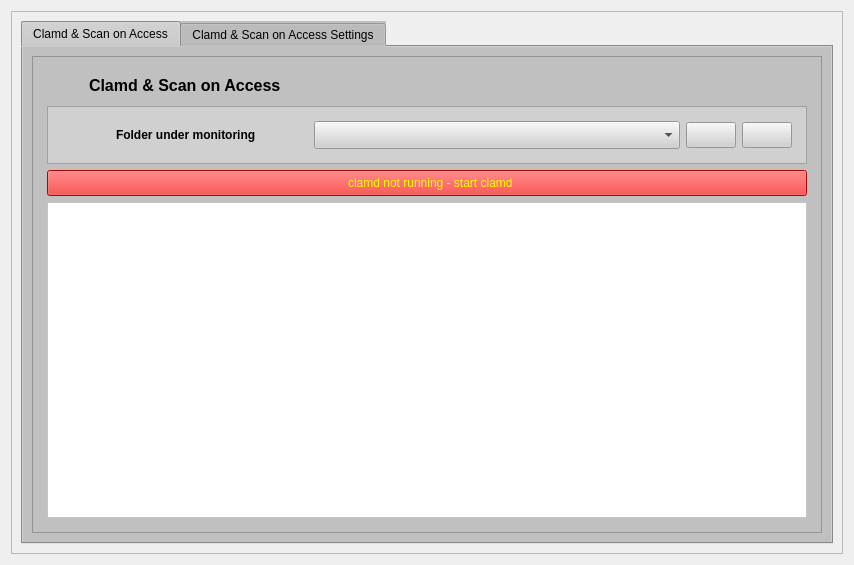
<?xml version="1.0" encoding="UTF-8"?>
<ui version="4.0">
 <class>clamdManager</class>
 <widget class="QWidget" name="clamdManager">
  <property name="geometry">
   <rect>
    <x>0</x>
    <y>0</y>
    <width>854</width>
    <height>565</height>
   </rect>
  </property>
  <property name="windowTitle">
   <string>Form</string>
  </property>
  <layout class="QGridLayout" name="gridLayout_16">
   <item row="0" column="0">
    <widget class="QFrame" name="frame">
     <property name="frameShape">
      <enum>QFrame::StyledPanel</enum>
     </property>
     <property name="frameShadow">
      <enum>QFrame::Raised</enum>
     </property>
     <layout class="QGridLayout" name="gridLayout_5">
      <item row="0" column="1">
       <widget class="QTabWidget" name="tabWidget">
        <property name="styleSheet">
         <string notr="true">background-color:#c0c0c0</string>
        </property>
        <property name="currentIndex">
         <number>0</number>
        </property>
        <widget class="QWidget" name="tab">
         <attribute name="icon">
          <iconset resource="../resources.qrc">
           <normaloff>:/icons/icons/crosshair.png</normaloff>:/icons/icons/crosshair.png</iconset>
         </attribute>
         <attribute name="title">
          <string>Clamd &amp;&amp; Scan on Access</string>
         </attribute>
         <layout class="QGridLayout" name="gridLayout_8">
          <item row="0" column="0">
           <widget class="QFrame" name="clamdFrame">
            <property name="styleSheet">
             <string notr="true">padding:5px;</string>
            </property>
            <property name="frameShape">
             <enum>QFrame::StyledPanel</enum>
            </property>
            <property name="frameShadow">
             <enum>QFrame::Raised</enum>
            </property>
            <layout class="QGridLayout" name="gridLayout_7">
             <item row="0" column="1" colspan="2">
              <layout class="QHBoxLayout" name="horizontalLayout">
               <item>
                <widget class="QLabel" name="clamdIconLabel">
                 <property name="styleSheet">
                  <string notr="true"/>
                 </property>
                 <property name="text">
                  <string/>
                 </property>
                 <property name="pixmap">
                  <pixmap resource="../resources.qrc">:/icons/icons/onaccess.png</pixmap>
                 </property>
                </widget>
               </item>
               <item>
                <widget class="QLabel" name="clamdLabel">
                 <property name="styleSheet">
                  <string notr="true">margin-left:10px;font-size:16px;font-weight:bold;</string>
                 </property>
                 <property name="text">
                  <string>Clamd &amp; Scan on Access</string>
                 </property>
                </widget>
               </item>
               <item>
                <spacer name="horizontalSpacer_2">
                 <property name="orientation">
                  <enum>Qt::Horizontal</enum>
                 </property>
                 <property name="sizeHint" stdset="0">
                  <size>
                   <width>40</width>
                   <height>20</height>
                  </size>
                 </property>
                </spacer>
               </item>
              </layout>
             </item>
             <item row="3" column="1" colspan="2">
              <widget class="QPlainTextEdit" name="clamdLogPlainTextEdit">
               <property name="styleSheet">
                <string notr="true">background-color:white;</string>
               </property>
               <property name="readOnly">
                <bool>true</bool>
               </property>
              </widget>
             </item>
             <item row="2" column="1" colspan="2">
              <widget class="QPushButton" name="startStopClamdPushButton">
               <property name="styleSheet">
                <string notr="true">background-color:red;color:yellow</string>
               </property>
               <property name="text">
                <string>  clamd not running - start clamd</string>
               </property>
               <property name="icon">
                <iconset resource="../resources.qrc">
                 <normaloff>:/icons/icons/startclamd.png</normaloff>:/icons/icons/startclamd.png</iconset>
               </property>
               <property name="iconSize">
                <size>
                 <width>24</width>
                 <height>24</height>
                </size>
               </property>
              </widget>
             </item>
             <item row="1" column="1" colspan="2">
              <widget class="QFrame" name="frame_3">
               <property name="autoFillBackground">
                <bool>false</bool>
               </property>
               <property name="styleSheet">
                <string notr="true">background-color:#d0d0d0</string>
               </property>
               <property name="frameShape">
                <enum>QFrame::StyledPanel</enum>
               </property>
               <property name="frameShadow">
                <enum>QFrame::Raised</enum>
               </property>
               <layout class="QHBoxLayout" name="horizontalLayout_2">
                <item>
                 <widget class="QLabel" name="label">
                  <property name="maximumSize">
                   <size>
                    <width>40</width>
                    <height>40</height>
                   </size>
                  </property>
                  <property name="styleSheet">
                   <string notr="true"/>
                  </property>
                  <property name="text">
                   <string/>
                  </property>
                  <property name="pixmap">
                   <pixmap resource="../resources.qrc">:/icons/icons/homefolder.png</pixmap>
                  </property>
                  <property name="scaledContents">
                   <bool>true</bool>
                  </property>
                 </widget>
                </item>
                <item>
                 <widget class="QLabel" name="monitoringLabel">
                  <property name="maximumSize">
                   <size>
                    <width>200</width>
                    <height>16777215</height>
                   </size>
                  </property>
                  <property name="styleSheet">
                   <string notr="true">font-weight:bold;</string>
                  </property>
                  <property name="locale">
                   <locale language="Portuguese" country="Brazil"/>
                  </property>
                  <property name="frameShape">
                   <enum>QFrame::NoFrame</enum>
                  </property>
                  <property name="frameShadow">
                   <enum>QFrame::Sunken</enum>
                  </property>
                  <property name="text">
                   <string>Folder under monitoring</string>
                  </property>
                 </widget>
                </item>
                <item>
                 <widget class="QComboBox" name="monitoringComboBox"/>
                </item>
                <item>
                 <widget class="QPushButton" name="monitoringAddButton">
                  <property name="maximumSize">
                   <size>
                    <width>50</width>
                    <height>16777215</height>
                   </size>
                  </property>
                  <property name="styleSheet">
                   <string notr="true"/>
                  </property>
                  <property name="text">
                   <string/>
                  </property>
                  <property name="icon">
                   <iconset resource="../resources.qrc">
                    <normaloff>:/icons/icons/add.png</normaloff>:/icons/icons/add.png</iconset>
                  </property>
                  <property name="iconSize">
                   <size>
                    <width>22</width>
                    <height>22</height>
                   </size>
                  </property>
                 </widget>
                </item>
                <item>
                 <widget class="QPushButton" name="monitoringDelButton">
                  <property name="maximumSize">
                   <size>
                    <width>50</width>
                    <height>16777215</height>
                   </size>
                  </property>
                  <property name="text">
                   <string/>
                  </property>
                  <property name="icon">
                   <iconset resource="../resources.qrc">
                    <normaloff>:/icons/icons/trash-can.png</normaloff>:/icons/icons/trash-can.png</iconset>
                  </property>
                  <property name="iconSize">
                   <size>
                    <width>22</width>
                    <height>22</height>
                   </size>
                  </property>
                 </widget>
                </item>
               </layout>
              </widget>
             </item>
            </layout>
           </widget>
          </item>
         </layout>
        </widget>
        <widget class="QWidget" name="tab_2">
         <attribute name="icon">
          <iconset resource="../resources.qrc">
           <normaloff>:/icons/icons/options.png</normaloff>:/icons/icons/options.png</iconset>
         </attribute>
         <attribute name="title">
          <string>Clamd &amp;&amp; Scan on Access Settings</string>
         </attribute>
         <layout class="QGridLayout" name="gridLayout_11">
          <item row="0" column="0">
           <widget class="QFrame" name="frame_2">
            <property name="frameShape">
             <enum>QFrame::StyledPanel</enum>
            </property>
            <property name="frameShadow">
             <enum>QFrame::Raised</enum>
            </property>
            <layout class="QGridLayout" name="gridLayout_10">
             <item row="0" column="1">
              <widget class="QLabel" name="clamdLabel_2">
               <property name="minimumSize">
                <size>
                 <width>0</width>
                 <height>36</height>
                </size>
               </property>
               <property name="maximumSize">
                <size>
                 <width>16777215</width>
                 <height>36</height>
                </size>
               </property>
               <property name="styleSheet">
                <string notr="true">margin-left:10px;font-size:16px;font-weight:bold;</string>
               </property>
               <property name="text">
                <string>Clamd &amp; Scan on Access Settings</string>
               </property>
              </widget>
             </item>
             <item row="1" column="0" colspan="3">
              <layout class="QGridLayout" name="gridLayout_9">
               <item row="10" column="1">
                <widget class="QComboBox" name="infectedFilesComboBox">
                 <item>
                  <property name="text">
                   <string>Report only</string>
                  </property>
                 </item>
                 <item>
                  <property name="text">
                   <string>Copy to Quarantine</string>
                  </property>
                 </item>
                 <item>
                  <property name="text">
                   <string>Move to Quarantine</string>
                  </property>
                 </item>
                 <item>
                  <property name="text">
                   <string>Remove (be carefull)</string>
                  </property>
                 </item>
                </widget>
               </item>
               <item row="1" column="0">
                <widget class="QLabel" name="accLogTimesLabel">
                 <property name="toolTip">
                  <string>Log time for each message.</string>
                 </property>
                 <property name="text">
                  <string>Log Times</string>
                 </property>
                </widget>
               </item>
               <item row="6" column="1">
                <widget class="QSpinBox" name="onAccessMaxThreadsSpinBox">
                 <property name="minimum">
                  <number>1</number>
                 </property>
                 <property name="maximum">
                  <number>25</number>
                 </property>
                 <property name="value">
                  <number>10</number>
                 </property>
                </widget>
               </item>
               <item row="4" column="1">
                <widget class="QComboBox" name="accExtraScanningComboBox">
                 <item>
                  <property name="text">
                   <string>yes</string>
                  </property>
                 </item>
                 <item>
                  <property name="text">
                   <string>no</string>
                  </property>
                 </item>
                </widget>
               </item>
               <item row="6" column="0">
                <widget class="QLabel" name="accMaxThreatsLabel">
                 <property name="toolTip">
                  <string>Max  number  of  scanning  threads to allocate to the OnAccess thread pool at startup.</string>
                 </property>
                 <property name="text">
                  <string>On Access max Threats</string>
                 </property>
                </widget>
               </item>
               <item row="0" column="1">
                <widget class="QSpinBox" name="accLogFileMaxSizeSpinBox">
                 <property name="minimum">
                  <number>1</number>
                 </property>
                 <property name="maximum">
                  <number>25</number>
                 </property>
                 <property name="value">
                  <number>1</number>
                 </property>
                </widget>
               </item>
               <item row="10" column="0">
                <widget class="QLabel" name="infectedFilesLabel">
                 <property name="toolTip">
                  <string>How to proceed if infected files are found</string>
                 </property>
                 <property name="text">
                  <string>Infected Files</string>
                 </property>
                </widget>
               </item>
               <item row="8" column="0">
                <widget class="QLabel" name="onAccessPreventionLabel">
                 <property name="toolTip">
                  <string>Enables fanotify blocking when malicious files are found.</string>
                 </property>
                 <property name="text">
                  <string>On Access Prevention</string>
                 </property>
                </widget>
               </item>
               <item row="3" column="1">
                <widget class="QComboBox" name="extendedDetectionInfoComboBox">
                 <item>
                  <property name="text">
                   <string>yes</string>
                  </property>
                 </item>
                 <item>
                  <property name="text">
                   <string>no</string>
                  </property>
                 </item>
                </widget>
               </item>
               <item row="3" column="0">
                <widget class="QLabel" name="extendedDetectionInfoLabel">
                 <property name="toolTip">
                  <string>Log additional information about the infected file, such as its size and hash, together with the virus name.</string>
                 </property>
                 <property name="text">
                  <string>Extended Detection Info</string>
                 </property>
                </widget>
               </item>
               <item row="5" column="2">
                <widget class="QLabel" name="onAccessMaxFileSizeLabel">
                 <property name="text">
                  <string>MByte</string>
                 </property>
                </widget>
               </item>
               <item row="8" column="1">
                <widget class="QComboBox" name="onAccessPreventionComboBox">
                 <item>
                  <property name="text">
                   <string>yes</string>
                  </property>
                 </item>
                 <item>
                  <property name="text">
                   <string>no</string>
                  </property>
                 </item>
                </widget>
               </item>
               <item row="7" column="0">
                <widget class="QLabel" name="accRetryAttemptsLabel">
                 <property name="toolTip">
                  <string>Number of times the OnAccess client will retry a failed scan due to connection problems (or other issues).</string>
                 </property>
                 <property name="text">
                  <string>On Access retry Attempts</string>
                 </property>
                </widget>
               </item>
               <item row="9" column="0">
                <widget class="QLabel" name="onAccessDenyOnErrorLabel">
                 <property name="toolTip">
                  <string>When using prevention, if this option is turned on, any errors that occur during  scanning will result in the event attempt being denied. This could potentially lead to unwanted system behaviour  with  certain  configura-
              tions, so the client defaults this to off and prefers allowing access events in case of scan or connection error.</string>
                 </property>
                 <property name="text">
                  <string>On Access deny on Error</string>
                 </property>
                </widget>
               </item>
               <item row="1" column="1">
                <widget class="QComboBox" name="accLogTimesComboBox">
                 <item>
                  <property name="text">
                   <string>yes</string>
                  </property>
                 </item>
                 <item>
                  <property name="text">
                   <string>no</string>
                  </property>
                 </item>
                </widget>
               </item>
               <item row="0" column="0">
                <widget class="QLabel" name="accLogFileMaxSizeLabel">
                 <property name="toolTip">
                  <string>Maximum size of the log file.
Value of 0 disables the limit.
Default: 1 MByte
</string>
                 </property>
                 <property name="text">
                  <string>Log-File max Size</string>
                 </property>
                </widget>
               </item>
               <item row="4" column="0">
                <widget class="QLabel" name="accExtraScanningLabel">
                 <property name="text">
                  <string>On Access Extra Scanning</string>
                 </property>
                </widget>
               </item>
               <item row="0" column="2">
                <widget class="QLabel" name="accLogFileMaxSizeLabel_2">
                 <property name="text">
                  <string>MByte</string>
                 </property>
                </widget>
               </item>
               <item row="7" column="1">
                <widget class="QSpinBox" name="accRetryAttemptsSpinBox">
                 <property name="maximum">
                  <number>10</number>
                 </property>
                </widget>
               </item>
               <item row="2" column="0">
                <widget class="QLabel" name="accLogRotateLabel">
                 <property name="toolTip">
                  <string>Rotate log file. Requires LogFileMaxSize option set prior to this option.</string>
                 </property>
                 <property name="text">
                  <string>Log Rotate</string>
                 </property>
                </widget>
               </item>
               <item row="2" column="1">
                <widget class="QComboBox" name="accLogRotateComboBox">
                 <item>
                  <property name="text">
                   <string>yes</string>
                  </property>
                 </item>
                 <item>
                  <property name="text">
                   <string>no</string>
                  </property>
                 </item>
                </widget>
               </item>
               <item row="5" column="1">
                <widget class="QSpinBox" name="onAccessMaxFileSizeSpinBox">
                 <property name="minimum">
                  <number>1</number>
                 </property>
                 <property name="maximum">
                  <number>25</number>
                 </property>
                 <property name="value">
                  <number>10</number>
                 </property>
                </widget>
               </item>
               <item row="5" column="0">
                <widget class="QLabel" name="accMaxFileSizeLabel">
                 <property name="toolTip">
                  <string>Files larger than this value will not be scanned in on access.</string>
                 </property>
                 <property name="text">
                  <string>On Access max File Size</string>
                 </property>
                </widget>
               </item>
               <item row="9" column="1">
                <widget class="QComboBox" name="onAccessDenyOnErrorComboBox">
                 <item>
                  <property name="text">
                   <string>yes</string>
                  </property>
                 </item>
                 <item>
                  <property name="text">
                   <string>no</string>
                  </property>
                 </item>
                </widget>
               </item>
               <item row="11" column="0">
                <widget class="QLabel" name="startClamdOnStartupLabel">
                 <property name="text">
                  <string>Start Clamd on startup</string>
                 </property>
                </widget>
               </item>
               <item row="11" column="1">
                <widget class="QCheckBox" name="startClamdOnStartupCheckBox">
                 <property name="text">
                  <string/>
                 </property>
                </widget>
               </item>
              </layout>
             </item>
             <item row="0" column="2">
              <widget class="QPushButton" name="restartClamdPushButton">
               <property name="enabled">
                <bool>true</bool>
               </property>
               <property name="minimumSize">
                <size>
                 <width>50</width>
                 <height>36</height>
                </size>
               </property>
               <property name="maximumSize">
                <size>
                 <width>50</width>
                 <height>36</height>
                </size>
               </property>
               <property name="toolTip">
                <string>Clamd has to be restarted
for changes made to take effect.</string>
               </property>
               <property name="autoFillBackground">
                <bool>false</bool>
               </property>
               <property name="styleSheet">
                <string notr="true"/>
               </property>
               <property name="text">
                <string/>
               </property>
               <property name="icon">
                <iconset resource="../resources.qrc">
                 <normaloff>:/icons/icons/restart.png</normaloff>:/icons/icons/restart.png</iconset>
               </property>
               <property name="iconSize">
                <size>
                 <width>22</width>
                 <height>22</height>
                </size>
               </property>
              </widget>
             </item>
             <item row="0" column="0">
              <widget class="QLabel" name="clamdIconLabel_2">
               <property name="minimumSize">
                <size>
                 <width>48</width>
                 <height>48</height>
                </size>
               </property>
               <property name="maximumSize">
                <size>
                 <width>48</width>
                 <height>48</height>
                </size>
               </property>
               <property name="text">
                <string/>
               </property>
               <property name="pixmap">
                <pixmap resource="../resources.qrc">:/icons/icons/options.png</pixmap>
               </property>
               <property name="scaledContents">
                <bool>true</bool>
               </property>
              </widget>
             </item>
             <item row="1" column="3">
              <spacer name="horizontalSpacer_3">
               <property name="orientation">
                <enum>Qt::Horizontal</enum>
               </property>
               <property name="sizeHint" stdset="0">
                <size>
                 <width>40</width>
                 <height>20</height>
                </size>
               </property>
              </spacer>
             </item>
            </layout>
           </widget>
          </item>
          <item row="0" column="1">
           <spacer name="horizontalSpacer_5">
            <property name="orientation">
             <enum>Qt::Horizontal</enum>
            </property>
            <property name="sizeHint" stdset="0">
             <size>
              <width>40</width>
              <height>20</height>
             </size>
            </property>
           </spacer>
          </item>
          <item row="1" column="0">
           <spacer name="verticalSpacer">
            <property name="orientation">
             <enum>Qt::Vertical</enum>
            </property>
            <property name="sizeHint" stdset="0">
             <size>
              <width>20</width>
              <height>64</height>
             </size>
            </property>
           </spacer>
          </item>
         </layout>
        </widget>
       </widget>
      </item>
     </layout>
    </widget>
   </item>
  </layout>
 </widget>
 <resources>
  <include location="../resources.qrc"/>
 </resources>
 <connections>
  <connection>
   <sender>restartClamdPushButton</sender>
   <signal>clicked()</signal>
   <receiver>clamdManager</receiver>
   <slot>slot_restartClamdButtonClicked()</slot>
   <hints>
    <hint type="sourcelabel">
     <x>398</x>
     <y>79</y>
    </hint>
    <hint type="destinationlabel">
     <x>850</x>
     <y>93</y>
    </hint>
   </hints>
  </connection>
  <connection>
   <sender>accLogFileMaxSizeSpinBox</sender>
   <signal>valueChanged(int)</signal>
   <receiver>clamdManager</receiver>
   <slot>slot_clamdSettingsChanged()</slot>
   <hints>
    <hint type="sourcelabel">
     <x>222</x>
     <y>123</y>
    </hint>
    <hint type="destinationlabel">
     <x>5</x>
     <y>113</y>
    </hint>
   </hints>
  </connection>
  <connection>
   <sender>accLogTimesComboBox</sender>
   <signal>activated(int)</signal>
   <receiver>clamdManager</receiver>
   <slot>slot_clamdSettingsChanged()</slot>
   <hints>
    <hint type="sourcelabel">
     <x>223</x>
     <y>151</y>
    </hint>
    <hint type="destinationlabel">
     <x>6</x>
     <y>148</y>
    </hint>
   </hints>
  </connection>
  <connection>
   <sender>accLogRotateComboBox</sender>
   <signal>activated(int)</signal>
   <receiver>clamdManager</receiver>
   <slot>slot_clamdSettingsChanged()</slot>
   <hints>
    <hint type="sourcelabel">
     <x>223</x>
     <y>187</y>
    </hint>
    <hint type="destinationlabel">
     <x>5</x>
     <y>181</y>
    </hint>
   </hints>
  </connection>
  <connection>
   <sender>extendedDetectionInfoComboBox</sender>
   <signal>activated(int)</signal>
   <receiver>clamdManager</receiver>
   <slot>slot_clamdSettingsChanged()</slot>
   <hints>
    <hint type="sourcelabel">
     <x>233</x>
     <y>221</y>
    </hint>
    <hint type="destinationlabel">
     <x>5</x>
     <y>209</y>
    </hint>
   </hints>
  </connection>
  <connection>
   <sender>accExtraScanningComboBox</sender>
   <signal>activated(int)</signal>
   <receiver>clamdManager</receiver>
   <slot>slot_clamdSettingsChanged()</slot>
   <hints>
    <hint type="sourcelabel">
     <x>220</x>
     <y>249</y>
    </hint>
    <hint type="destinationlabel">
     <x>6</x>
     <y>251</y>
    </hint>
   </hints>
  </connection>
  <connection>
   <sender>onAccessMaxFileSizeSpinBox</sender>
   <signal>valueChanged(int)</signal>
   <receiver>clamdManager</receiver>
   <slot>slot_clamdSettingsChanged()</slot>
   <hints>
    <hint type="sourcelabel">
     <x>237</x>
     <y>285</y>
    </hint>
    <hint type="destinationlabel">
     <x>4</x>
     <y>285</y>
    </hint>
   </hints>
  </connection>
  <connection>
   <sender>onAccessMaxThreadsSpinBox</sender>
   <signal>valueChanged(int)</signal>
   <receiver>clamdManager</receiver>
   <slot>slot_clamdSettingsChanged()</slot>
   <hints>
    <hint type="sourcelabel">
     <x>218</x>
     <y>320</y>
    </hint>
    <hint type="destinationlabel">
     <x>4</x>
     <y>312</y>
    </hint>
   </hints>
  </connection>
  <connection>
   <sender>accRetryAttemptsSpinBox</sender>
   <signal>valueChanged(int)</signal>
   <receiver>clamdManager</receiver>
   <slot>slot_clamdSettingsChanged()</slot>
   <hints>
    <hint type="sourcelabel">
     <x>216</x>
     <y>352</y>
    </hint>
    <hint type="destinationlabel">
     <x>4</x>
     <y>341</y>
    </hint>
   </hints>
  </connection>
  <connection>
   <sender>onAccessPreventionComboBox</sender>
   <signal>activated(int)</signal>
   <receiver>clamdManager</receiver>
   <slot>slot_clamdSettingsChanged()</slot>
   <hints>
    <hint type="sourcelabel">
     <x>220</x>
     <y>383</y>
    </hint>
    <hint type="destinationlabel">
     <x>3</x>
     <y>369</y>
    </hint>
   </hints>
  </connection>
  <connection>
   <sender>onAccessDenyOnErrorComboBox</sender>
   <signal>activated(int)</signal>
   <receiver>clamdManager</receiver>
   <slot>slot_clamdSettingsChanged()</slot>
   <hints>
    <hint type="sourcelabel">
     <x>256</x>
     <y>418</y>
    </hint>
    <hint type="destinationlabel">
     <x>5</x>
     <y>407</y>
    </hint>
   </hints>
  </connection>
  <connection>
   <sender>infectedFilesComboBox</sender>
   <signal>activated(int)</signal>
   <receiver>clamdManager</receiver>
   <slot>slot_clamdSettingsChanged()</slot>
   <hints>
    <hint type="sourcelabel">
     <x>265</x>
     <y>445</y>
    </hint>
    <hint type="destinationlabel">
     <x>4</x>
     <y>446</y>
    </hint>
   </hints>
  </connection>
  <connection>
   <sender>startStopClamdPushButton</sender>
   <signal>clicked()</signal>
   <receiver>clamdManager</receiver>
   <slot>slot_clamdStartStopButtonClicked()</slot>
   <hints>
    <hint type="sourcelabel">
     <x>808</x>
     <y>174</y>
    </hint>
    <hint type="destinationlabel">
     <x>847</x>
     <y>122</y>
    </hint>
   </hints>
  </connection>
  <connection>
   <sender>monitoringDelButton</sender>
   <signal>clicked()</signal>
   <receiver>clamdManager</receiver>
   <slot>slot_monitoringDelButtonClicked()</slot>
   <hints>
    <hint type="sourcelabel">
     <x>793</x>
     <y>501</y>
    </hint>
    <hint type="destinationlabel">
     <x>847</x>
     <y>478</y>
    </hint>
   </hints>
  </connection>
  <connection>
   <sender>monitoringAddButton</sender>
   <signal>clicked()</signal>
   <receiver>clamdManager</receiver>
   <slot>slot_monitoringAddButtonClicked()</slot>
   <hints>
    <hint type="sourcelabel">
     <x>737</x>
     <y>501</y>
    </hint>
    <hint type="destinationlabel">
     <x>850</x>
     <y>438</y>
    </hint>
   </hints>
  </connection>
  <connection>
   <sender>startClamdOnStartupCheckBox</sender>
   <signal>clicked()</signal>
   <receiver>clamdManager</receiver>
   <slot>slot_startClamdOnStartupCheckBoxClicked()</slot>
   <hints>
    <hint type="sourcelabel">
     <x>206</x>
     <y>474</y>
    </hint>
    <hint type="destinationlabel">
     <x>4</x>
     <y>478</y>
    </hint>
   </hints>
  </connection>
 </connections>
 <slots>
  <slot>slot_clamdStartStopButtonClicked()</slot>
  <slot>slot_restartClamdButtonClicked()</slot>
  <slot>slot_clamdSettingsChanged()</slot>
  <slot>slot_monitoringDelButtonClicked()</slot>
  <slot>slot_monitoringAddButtonClicked()</slot>
  <slot>slot_startClamdOnStartupCheckBoxClicked()</slot>
 </slots>
</ui>
